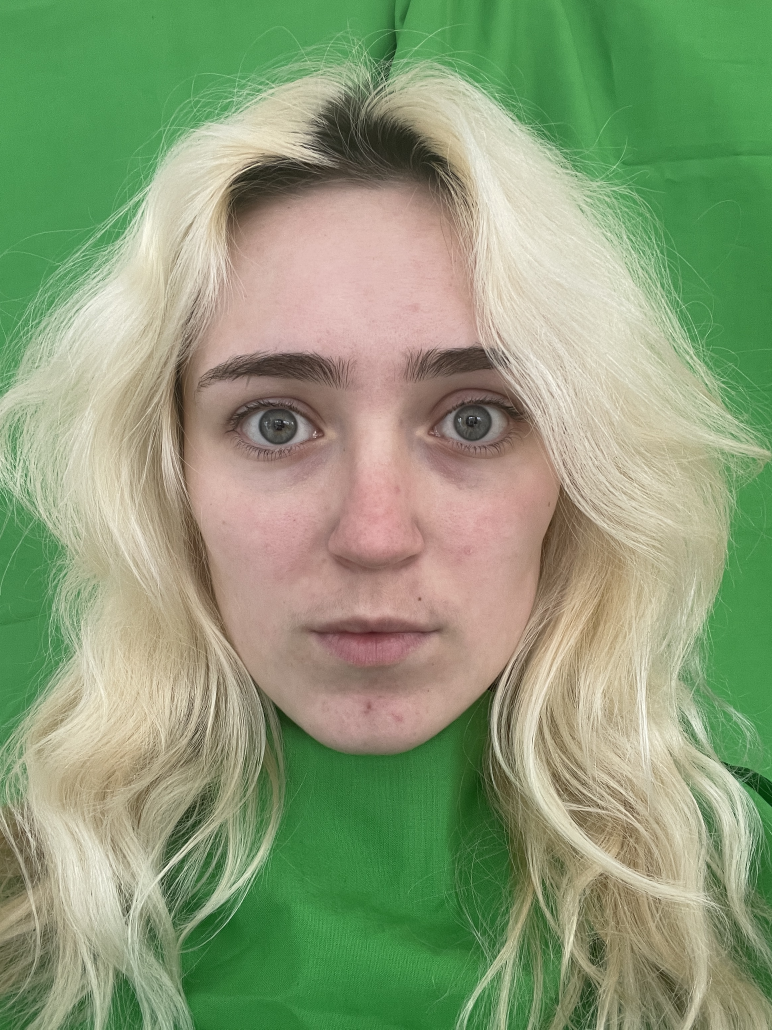
#> input picture sample_soft_summer.JPG, 2316 x 3088 px (shown at 1/3 size)
$ python -i detect_color_season.py   (imports and definitions only)
#> lines starting #> are read from the running program, lines starting #| are printed output that depends on the picture; after the words box and inside, x2 and y2 are one past the last pixel; in counts of white or black regions, pixels touching at a corner belong together
#> further down, picture is the input picture: shape (3088, 2316, 3); mean B, G, R 119.4, 156, 140.3
import cv2
import numpy as np
from mtcnn.mtcnn import MTCNN
from matplotlib import pyplot as plt

# [1 line that did not run here, left out]

# [77 lines left out: functions plot_histogram, generate_ranges, not called in this run]


def skin_detect(img):

    #reduce the image size for easier processing
    scale_percent = 25
    width = int(img.shape[1] * scale_percent / 100)
#> width = 579
    height = int(img.shape[0] * scale_percent / 100)
#> height = 772
    dim = (width, height)
#> dim = (579, 772)
    img = cv2.resize(img, dim, interpolation = cv2.INTER_AREA)

    face_cascade = cv2.CascadeClassifier('haarcascade_frontalface_default.xml')
    gray = cv2.cvtColor(img, cv2.COLOR_BGR2GRAY)
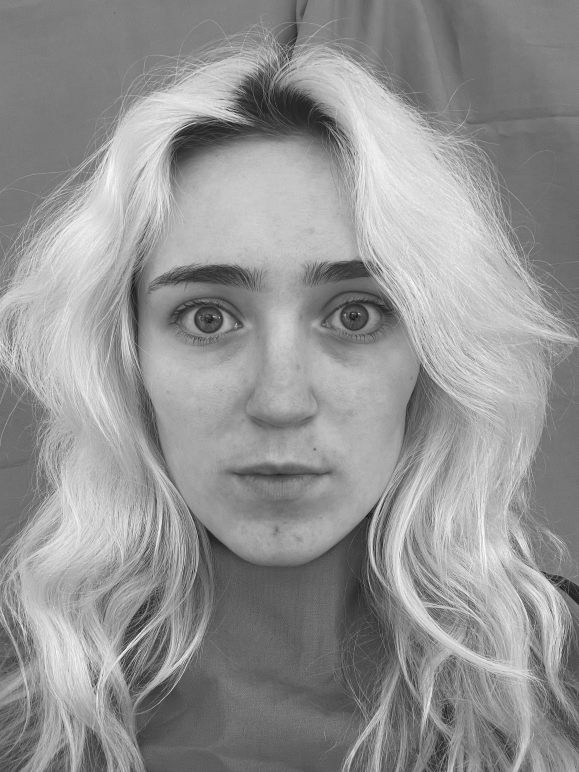
#> gray: shape (772, 579); min 12, max 253, mean 147.1
    faces = face_cascade.detectMultiScale(gray, 1.1, 4)
#> faces = [[74, 156, 403, 403]]

    face1 = faces[0]
#> face1 = [74, 156, 403, 403]

    x,y,w,h = face1
#> x = 74; y = 156; w = 403; h = 403

    face_region = img[y+20:y+h-20,x+20:x+w-20]
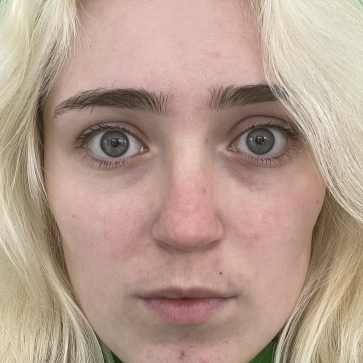
#> face_region: shape (363, 363, 3); mean of channels 0, 1, 2 142.1, 156.6, 181.8; drawn as B, G, R


    #blur image to generalize shapes
    blur_factor = (10, 10)
    blurred_img = cv2.blur(face_region, blur_factor)
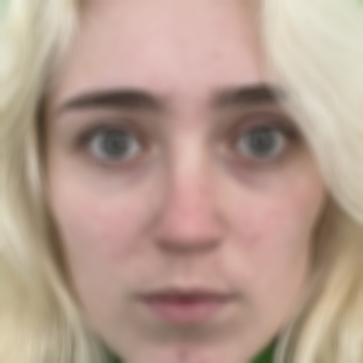
#> blurred_img: shape (363, 363, 3); mean of channels 0, 1, 2 142.1, 156.7, 181.9; drawn as B, G, R

    #converting from gbr to hsv color space
    img_HSV = cv2.cvtColor(blurred_img, cv2.COLOR_BGR2HSV)
#> img_HSV: shape (363, 363, 3); mean H, S, V 13.3, 57.6, 182
    #skin color range for hsv color space
    HSV_mask = cv2.inRange(img_HSV, (0, 15, 0), (17,170,255))
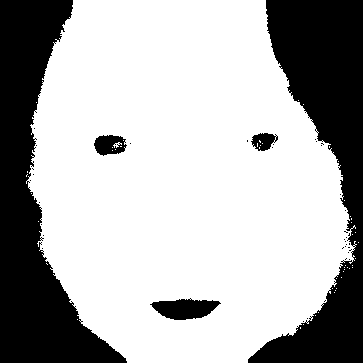
#> HSV_mask: shape (363, 363); 69.4% white; 40 black regions (35 under 20 px), largest, box (x1, y1, x2, y2) and area: (0, 0, 127, 363) 19532, (248, 0, 363, 363) 18905, (150, 298, 221, 320) 1033, (94, 135, 127, 156) 490, (251, 133, 278, 151) 316
    HSV_mask = cv2.morphologyEx(HSV_mask, cv2.MORPH_OPEN, np.ones((3,3), np.uint8))
#> HSV_mask: shape (363, 363); 68.9% white; 8 black regions (3 under 20 px), largest, box (x1, y1, x2, y2) and area: (0, 0, 127, 363) 19758, (248, 0, 363, 363) 19228, (150, 298, 221, 320) 1043, (94, 135, 127, 156) 530, (251, 133, 278, 151) 359

    #converting from gbr to YCbCr color space
    img_YCrCb = cv2.cvtColor(face_region, cv2.COLOR_BGR2YCrCb)
#> img_YCrCb: shape (363, 363, 3); mean of channels 0, 1, 2 162.5, 141.8, 116.5
    #skin color range for YcrCb color space
    # Cr - 135-180, Cb - 85-135
    YCrCb_mask = cv2.inRange(img_YCrCb, (80, 135, 100), (255,200,150))
#> YCrCb_mask: shape (363, 363); 81.7% white; 205 black regions (181 under 20 px), largest, box (x1, y1, x2, y2) and area: (227, 0, 363, 190) 11247, (0, 0, 68, 106) 4192, (228, 114, 300, 156) 1587
    YCrCb_mask = cv2.morphologyEx(YCrCb_mask, cv2.MORPH_OPEN, np.ones((3,3), np.uint8))
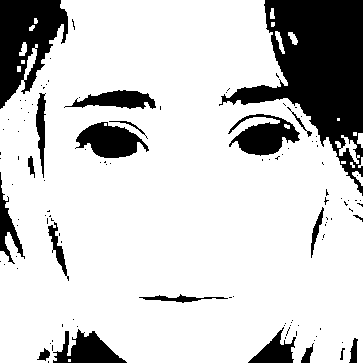
#> YCrCb_mask: shape (363, 363); 80.5% white; 114 black regions (94 under 20 px), largest, box (x1, y1, x2, y2) and area: (219, 0, 363, 196) 12085, (0, 0, 68, 109) 4403, (228, 114, 300, 156) 1635

    #merge skin detection (YCbCr and hsv)
    global_mask=cv2.bitwise_and(YCrCb_mask,HSV_mask)
#> global_mask: shape (363, 363); 64.4% white; 59 black regions (49 under 20 px), largest, box (x1, y1, x2, y2) and area: (0, 0, 127, 363) 20351, (219, 0, 363, 363) 20291, (228, 114, 300, 156) 1635
    global_mask=cv2.medianBlur(global_mask,3)
#> global_mask: shape (363, 363); 64.5% white; 21 black regions (11 under 20 px), largest, box (x1, y1, x2, y2) and area: (0, 0, 127, 363) 20360, (222, 0, 363, 363) 20284, (229, 114, 299, 155) 1633
    global_mask = cv2.morphologyEx(global_mask, cv2.MORPH_OPEN, np.ones((4,4), np.uint8))
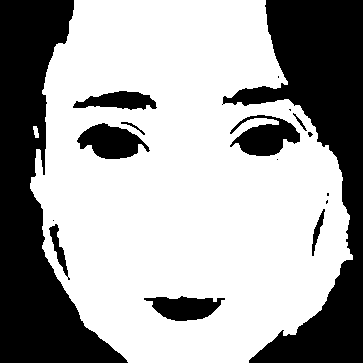
#> global_mask: shape (363, 363); 64.4% white; 17 black regions (7 under 20 px), largest, box (x1, y1, x2, y2) and area: (0, 0, 128, 363) 20766, (222, 0, 363, 363) 19956, (230, 115, 300, 156) 1666


    HSV_result = cv2.bitwise_not(HSV_mask)
    YCrCb_result = cv2.bitwise_not(YCrCb_mask)
    global_result=cv2.bitwise_not(global_mask)

    cv2.imwrite("1_HSV.jpg", HSV_result)
    cv2.imwrite("2_YCbCr.jpg", YCrCb_result)
    cv2.imwrite("3_global_result.jpg", global_result)

    masked = cv2.bitwise_and(face_region, face_region, mask=global_mask)
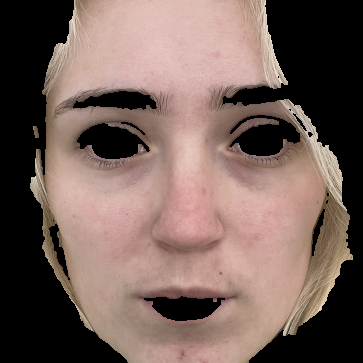
#> masked: shape (363, 363, 3); mean of channels 0, 1, 2 89.8, 96.8, 117.9; drawn as B, G, R
    masked_HSV = cv2.cvtColor(masked, cv2.COLOR_BGR2HSV)
#> masked_HSV: shape (363, 363, 3); mean H, S, V 5, 40.1, 117.9
    cv2.imwrite('Skin.jpg', masked)

    '''plot_histogram(masked_HSV, 'hist')
    plt.show()'''

    warm = 0
    cool = 0

    skin_amt = 0

    saturation = 0
    lightness = 0

    h,w = global_mask.shape
#> h = 363; w = 363
    for i in range(h):
        for j in range(w):
            if global_mask[i,j] != 0:
                skin_amt+=1

                pixel = masked[i,j]
                blue = pixel[0]
                green = pixel[1]
                red = pixel[2]

                pixel_HSV = masked_HSV[i,j]
                sat = pixel_HSV[1]
                val = pixel_HSV[2]

                if red >= green and red >= blue:
                    #dom color is red
                    if blue > np.floor(red/1.5):
                        cool += 1
                    else:
                        warm += 1
                saturation += sat
                lightness+= val
#> after the loop, cool = 79991; lightness = 15530344; saturation = 5278643; skin_amt = 84799; warm = 4807
    coolness = cool/(warm+cool)
#> coolness = 0.943
    saturation = saturation/skin_amt
#> saturation = 62.25
    lightness = lightness/skin_amt
#> lightness = 183.1

    return coolness, saturation, lightness


# [529 lines left out: functions hair_detect, eye_color, eye_detect, color_season, not called in this run]


'''images = [
    "andrew.jpg",
    "bright_winter_1.jpg",
    "cole.jpg",
    "deep_autumn_1.jpg",
    "deep_winter_1.jpg",
    "IMG_7127.jpg",
    "IMG_7134.jpg",
    "jackson.jpg",
    "kat.jpg",
    "logan.jpg",
    "max.jpg",
    "melina.jpg",
    "soft_autumn_1.jpg",
    "true_autumn_1.jpg",
    "true_spring_1.jpg",
    "true_summer_1.jpg"
]

imgs = []

for image in images:
    img = cv2.imread(image)
    imgs.append(img)

skin, hair, eye = generate_ranges(imgs)'''

skin, hair, eye = ({'hue': (0.4218063557405385, 0.18708928108280468),
'sat': (87.51329903845851, 8.673653870875297),
'val': (193.80337315128074, 7.8162702687947725)},

{'hue': (0.29108052932157163, 0.31190584775640595),
'sat': (107.3509823694851, 26.301180978347055),
'val': (101.21118099148342, 47.50332759323774)},

{'hue': (0.45022591154145464, 0.35520934996819603),
'sat': (67.77817536692963, 33.272686324245264),
'val': (64.81932282284895, 17.765264951021784)})

'''season = color_season("cole2.jpg", skin, hair, eye)

print(season)'''

>>> import cv2
>>> picture = cv2.imread('sample_soft_summer.JPG')
>>> result = skin_detect(picture)
#> result = (0.943, 62.25, 183.1)
